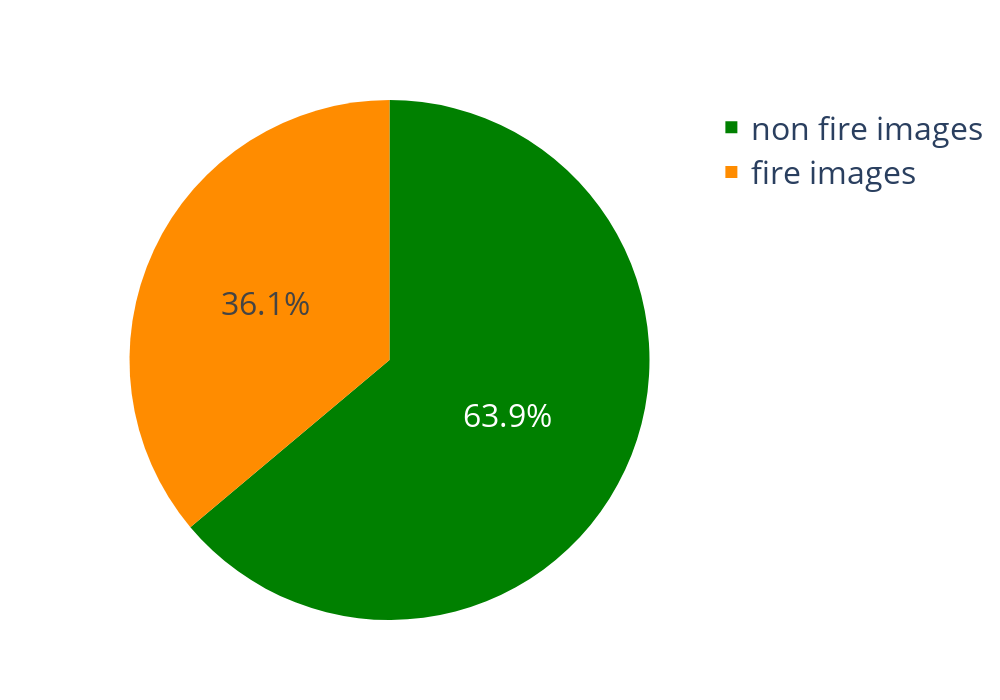

This figure's notebook cell:
### Code cell
# Pie chart
pie_trace = go.Pie(
    values=counts,
    labels=labels,
    marker=dict(colors=['darkorange', 'green']),
)

fig_pie = go.Figure(data=[pie_trace])
fig_pie.update_layout(width=1000, height=700, font=dict(size=32))
fig_pie.show()

### Figure 1 — Plotly figure (JSON) as saved in the notebook; plotly's stock layout.template omitted (floating-point values rounded to 4 significant figures)
{"data": [{"labels": ["fire images", "non fire images"], "marker": {"colors": ["darkorange", "green"]}, "type": "pie", "values": [1082, 1914]}], "layout": {"font": {"size": 32}, "height": 700, "width": 1000}}
